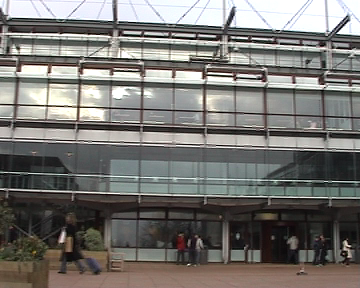
%> input picture Visual Computing/Lab 3 (Image Warping)/Part 5/parade1.bmp, 360 x 288 px
$ octave homogdemo.m   (GNU Octave 9; MATLAB toolbox functions it lacks are replaced by stand-ins)
%> lines starting %> are read from the running program, lines starting %| are printed output that depends on the picture
close all;
clear all;

% Read in two photos of the library.
left  = im2double(imread('parade1.bmp'));
right = im2double(imread('parade2.bmp'));
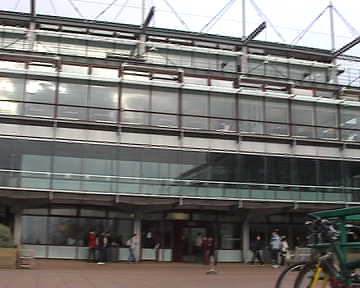
%> input picture Visual Computing/Lab 3 (Image Warping)/Part 5/parade2.bmp, 360 x 288 px

% % Draw the left image.
% figure(1);
% image(left);
% axis equal;
% axis off;
% title('Left image');
% hold on;
%
% % Draw the right image.
% figure(2);
% image(right);
% axis equal;
% axis off;
% title('Right image');
% hold on;
%
% % Get 4 points on the left image.
% figure(1);
% [x, y] = ginput(4);
% leftpts = [x'; y'];
% % Plot left points on the left image.
% figure(1)
% plot(leftpts(1,:), leftpts(2,:), 'rx');
%
% % Get 4 points on the right image.
% figure(2);
% [x, y] = ginput(4);
% rightpts = [x'; y'];
% % Plot the right points on the right image
% figure(2)
% plot(rightpts(1,:), rightpts(2,:), 'gx');
%
% % Make leftpts and rightpts (clicked points) homogeneous.
% leftpts(3,:) = 1;
% rightpts(3,:) = 1;
%
% %% TODO: compute the homography between the left and right points.
%
% M = calchomography(leftpts, rightpts);
% save mymatrix M

%% TODO: have user click on left image, and plot their click. Then estimate
%        point in right image using the homography and draw that point.

load mymatrix
figure(1);

new_left = zeros(size(right)); new_left_merged = zeros(size(right));

for y=1:size(right,1)
    for x=1:size(right, 2)
        p = [x; y; 1];
        q = M \ p;
        u = q(1) / q(3); v = q(2) / q(3);
        if (floor(u)>0 && floor(v)>0 && ceil(u)<=size(right,2) && ceil(v)<=size(right,1))
            % Sample the target pixel colour from the source pixel.
            new_left(y, x, :) = bilinear_interpolation(left, u, v);
            new_left_merged(y, x, :) = new_left(y, x, :);
        end
        if (new_left(y, x, :) == 0)
            new_left_merged(y, x, :) = right(y, x, :);
        end
    end
end
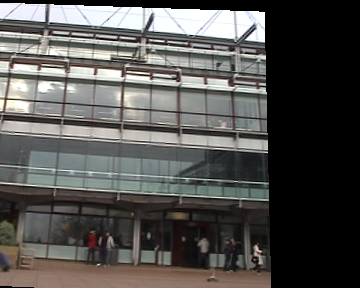
%> new_left: size 288x360x3 double; mean R, G, B 0.332, 0.328, 0.318
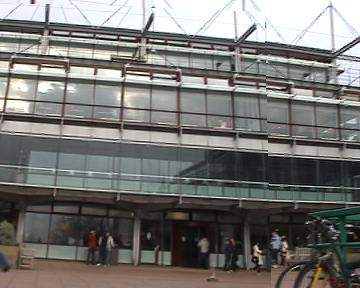
%> new_left_merged: size 288x360x3 double; mean R, G, B 0.464, 0.461, 0.45

imshow([left new_left new_left_merged])
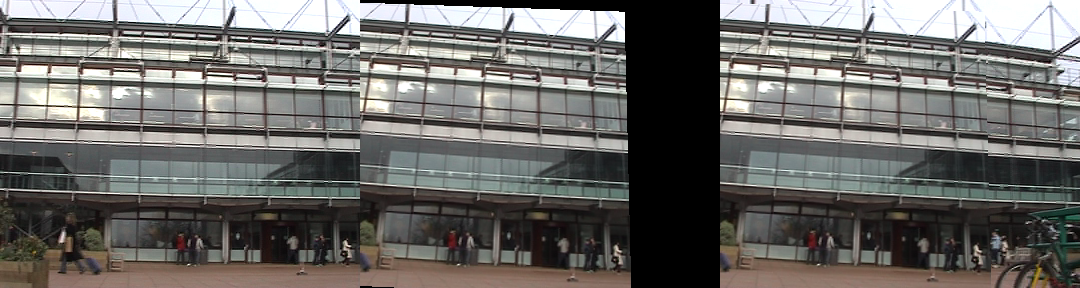
%> displayed picture: size 288x1080x3, on the screen's scale of 0 to 255; mean R, G, B 107.4, 106, 103

% Returns weighted pixel value of neighbouring pixels
% [45 lines left out: function bilinear_interpolation, not called in this run]
